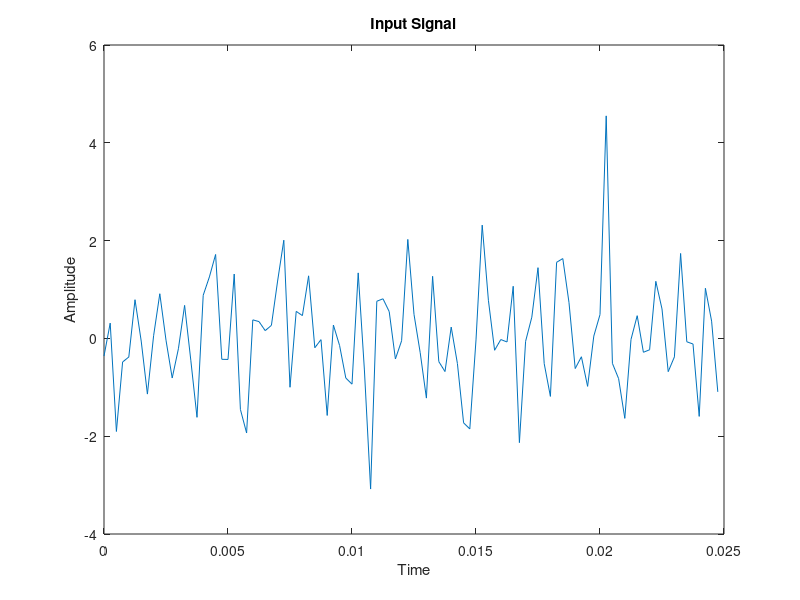

Source code (MATLAB): (Note: this script raises an error after producing the figure.)
% Author: Vishwas K Singh
% Email: vishwasks32@gmail.com
% Script to study time-fequencey analysis of Continuous Wavelet transforms

close all;
clear all;
clc;

% Generate a noisy signal y from x with SNR 0.5
f = 1000;
Fs = 4000;
N = 100;
t = (0:N-1)/Fs;
x = sin(2*pi*f*t);
y = awgn(x,0.5);

figure(1);
plot(t,y);
xlabel('Time');
ylabel('Amplitude');
title('Input Signal');

% Take the Continuous Wavelet Transform of the signal and
% analyze the time-frequency tiling
% daubechies-4 wavelet is used
figure(2);
c = cwt(y,1:50,'db4','plot');
title('Continuous Wavelet Transforms');
xlabel('Time');
ylabel('Scale');


